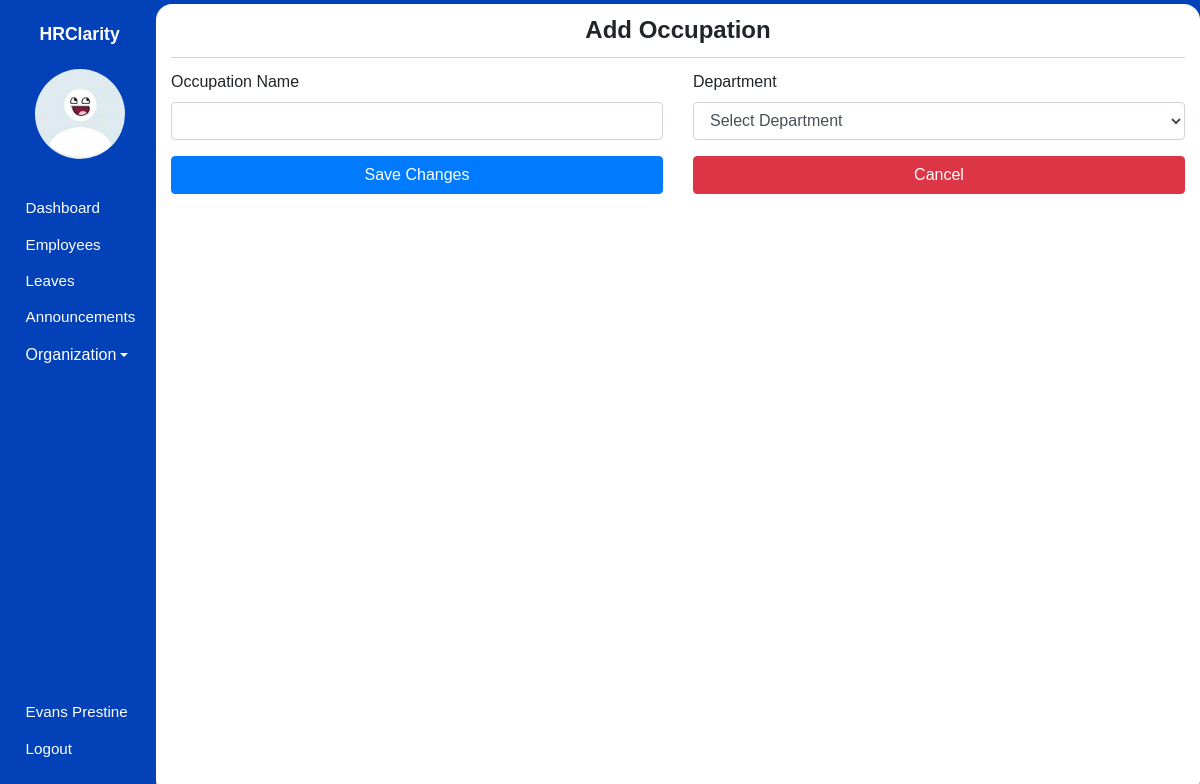
Page /admin/occupations/add (signed in) on the committed database.
### hrms/models.py (models this page shows, shortened)
class User(db.Model, UserMixin):
    id = db.Column(db.Integer, primary_key=True)
    first_name = db.Column(db.String(80), nullable=False)
    last_name = db.Column(db.String(120), nullable=False)
    dob = db.Column(db.Date, nullable=False)
    gender = db.Column(db.String(7), nullable=False)
    email_address = db.Column(db.String(120), nullable=False)
    phone_number = db.Column(db.String(20), nullable=False)
    national_id = db.Column(db.Integer, nullable=False)
    user_level = db.Column(db.Integer, nullable=False, default=1)
    user_type = db.Column(db.String(10), nullable=False, default='employee')
    password = db.Column(db.String(60), nullable=False)
    image_file = db.Column(db.String(20), nullable=False, default='default.jpg')
    leaves = db.relationship('Leave')
    occupation_id = db.Column(db.Integer, db.ForeignKey('occupation.id'), nullable=False)

### hrms/organization/routes.py (the view)
@organization.route('/admin/occupations/add', methods=['GET', 'POST'])
@login_required
def add_occupation():
    form = OccupationForm()
    if form.validate_on_submit():
        occupation = Occupation(name=form.name.data, department_id = form.department_id.data)
        db.session.add(occupation)
        db.session.commit()
        flash('Occupation was added successfully!', 'success')
        return redirect(url_for('organization.occupations'))
    return render_template('admin/add_occupation.html', page_title='Add Occupation', form=form, user=current_user)

### hrms/organization/forms.py
class OccupationForm(FlaskForm):
    name = StringField('Occupation Name', validators=[DataRequired()], render_kw={"class":"form-control"})
    department_id = SelectField('Department', validators=[DataRequired()], render_kw={"class":"form-control"})
    submit = SubmitField('Save Changes', render_kw={"class":"btn btn-primary btn-block"})
    def __init__(self):
        super(OccupationForm, self).__init__()
        departments = Department.query.all()
        self.department_id.choices = [('none_selected', 'Select Department')] + [(str(dept.id), dept.name) for dept in departments]

### hrms/models.py (called while the page is built)
@login_manager.user_loader
def load_user(user_id):
    user = User.query.filter_by(id=user_id).first()
    return user

### hrms/templates/admin/add_occupation.html (shortened to what this page needs)
{% extends "main_layout.html" %} {% block body %}
<section class="app">
  {% include 'admin/aside.html' %}
  <main>
    <div class="main_container container-fluid login">
      <div class="body">
        <form action="" method="post">
          <h1>{{ page_title }}</h1>
          <div class="row">
            <div class="col">
              <div class="form-group">
                {{ form.name.label }} {% if form.name.errors %} {{ form.name }}
                {% for error in form.name.errors %}
                <span class="text-danger">{{ error }}</span>
                {% endfor %} {% else %} {{ form.name }} {% endif %}
              </div>
            </div>
            <div class="col">
              <div class="form-group">
                {{ form.department_id.label }} {% if form.department_id.errors
                %} {{ form.department_id }} {% for error in
                form.department_id.errors %}
                <span class="text-danger">{{ error }}</span>
                {% endfor %} {% else %} {{ form.department_id }} {% endif %}
              </div>
            </div>
          </div>
          <div class="row">
            <div class="col">{{ form.submit }}</div>
            <div class="col">
              <a
                href="{{ url_for('organization.occupations') }}"
                class="btn btn-danger btn-block"
                >Cancel</a
              >
            </div>
          </div>
        </form>
      </div>
    </div>
  </main>
</section>
{% endblock body %}

### hrms/templates/admin/aside.html (shortened to what this page needs)
<aside>
  <h1 class="mt-3">HRClarity</h1>
  <div class="container text-center mt-4">
    <img src="{{ url_for('static', filename='images/profile_pictures/' ~ current_user.image_file ) }}" alt="Employee" class="rounded-circle" width="90" height="90" />
  </div>
  <div class="links">
    <ul>
      <li>
        <a href="{{ url_for('admin.admin_dashboard') }}">
            <span class="icon icon-home"></span>
            <span>Dashboard</span>
        </a>
      </li>
      <li>
        <a href="{{ url_for('admin.employees') }}">
            <span class="icon icon-users"></span>
            <span>Employees</span>
        </a>
      </li>
      <li>
        <a href="{{ url_for('leaves.admin_view_leaves') }}">
            <span class="icon icon-car"></span>
            <span>Leaves</span>
        </a>
      </li>
      <li>
        <a href="{{ url_for('announcements.view_announcements') }}">
            <span class="icon icon-speaker"></span>
            <span>Announcements</span>
        </a>
      </li>
      <li class="nav-item dropdown">
        <a class="dropdown-toggle" data-toggle="dropdown" href="#" role="button" aria-expanded="false"><span class="icon icon-building"></span>Organization</a>
    </li>
    </ul>
    <ul>
      <li>
        <a href="{{ url_for('user.profile_settings', employee_id=current_user.id) }}">
            <span class="icon icon-user"></span>
            <span>{{ user.first_name }} {{ user.last_name }}</span>
        </a>
      </li>
      <li>
        <a href="{{ url_for('user.logout') }}">
            <span class="icon icon-power-off"></span>
            <span>Logout</span>
        </a>
      </li>
    </ul>
  </div>
</aside>

### hrms/static/css/icomoon.css (style rules this page uses)
[class^="icon-"], [class*=" icon-"] { font-family: 'icomoon' !important; speak: none; font-style: normal; font-weight: normal; font-variant: normal; text-transform: none; line-height: 1; -webkit-font-smoothing: antialiased; -moz-osx-font-smoothing: grayscale; }
.icon-user:before { content: "\f007"; }
.icon-power-off:before { content: "\f011"; }
.icon-home:before { content: "\f015"; }
.icon-users:before { content: "\f0c0"; }
.icon-building:before { content: "\f1ad"; }
.icon-car:before { content: "\f1b9"; }
.icon-speaker:before { content: "\e32d"; }

### hrms/static/css/styles.css (style rules this page uses)
* { font-family: sans-serif, Arial, Helvetica; padding: 0; margin: 0; }
form h1 { border-bottom: 1px solid rgb(214, 214, 214); font-size: 1.5em; font-weight: bold; text-align: center; padding: 0.5em 0; margin: 0 0 0.5em; }
.app { background: #0241b8; height: 100vh; display: flex; align-items: center; }
.app aside { width: 13%; height: 100%; padding: 0.5em 0 0.2em 0.2em; color: #fff; }
.app aside h1 { font-size: 1.1em; font-weight: bold; text-align: center; }
.app aside .links ul { list-style: none; }
.app aside .links ul li { margin: 0.1em 0; padding: 6px; }
.app aside .links ul li a { text-decoration: none; color: #ffffff; display: flex; align-items: center; }
.app aside .links ul:nth-of-type(1) { margin: 2em 0; }
.app aside .links ul:nth-of-type(2) { position: absolute; bottom: 1em; }
.app aside .links .icon { margin: 0 0.3em 0 0; }
.app aside .links a span:nth-of-type(2), .app aside .links .icon { font-size: 0.95em; }
.app main { width: 87%; height: 99vh; overflow-y: auto; z-index: 5; }
.app main .main_container { border-radius: 16px; background: #fff; padding-bottom: 12px; height: 100%; overflow: auto; }

### rows in the picture
User: image_file (placeholder picture), first_name "Evans", last_name "Prestine"

### other values in the picture
{{ page_title }} "Add Occupation"
